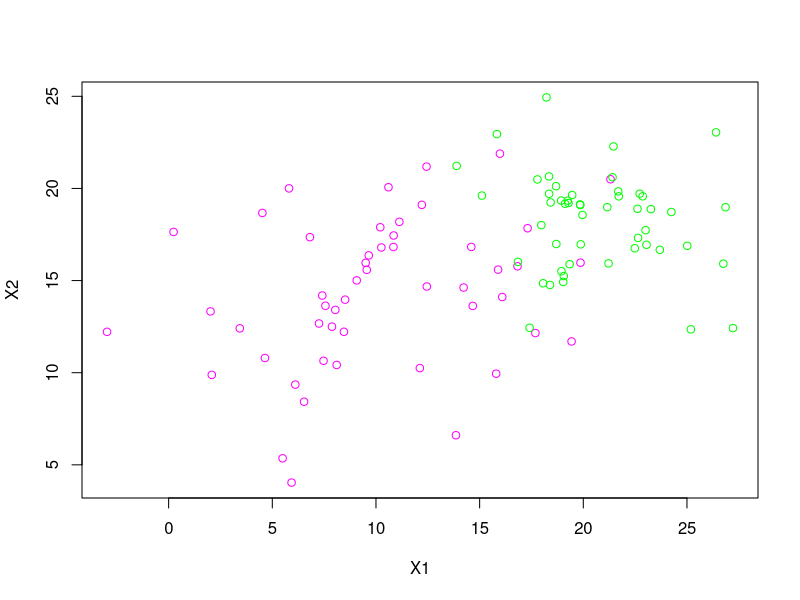

R code for this plot:
library(e1071)

n <- 50
n2 <- 100

#generate 2 vectors with given parameters
X1 <- c(rnorm(n, 10, 4), rnorm(n, 20, 3))
X2 <- c(rnorm(n, 14, 4), rnorm(n, 18, 3))

#union 2 vectors and add labels
unionDate <- data.frame(X1, X2, label = c(rep(-1, n), rep(1, n)))

#randomize the set
A_rand <- unionDate[ order(runif(n2)), ]
nt <- as.integer(n2*0.8)
A_train <- A_rand[1:nt, ]
A_test <- A_rand[(nt + 1):(n2), ]

A_classifier <- naiveBayes(A_train[,-3], as.factor(A_train$label))
A_predicted <- predict(A_classifier, A_test)

myTable <- table(A_predicted, A_test$label)
print(myTable)

plot(unionDate$X1, unionDate$X2,
     col = ifelse(unionDate$label == -1, "magenta", "green"),
     xlab = "X1", ylab = "X2")
